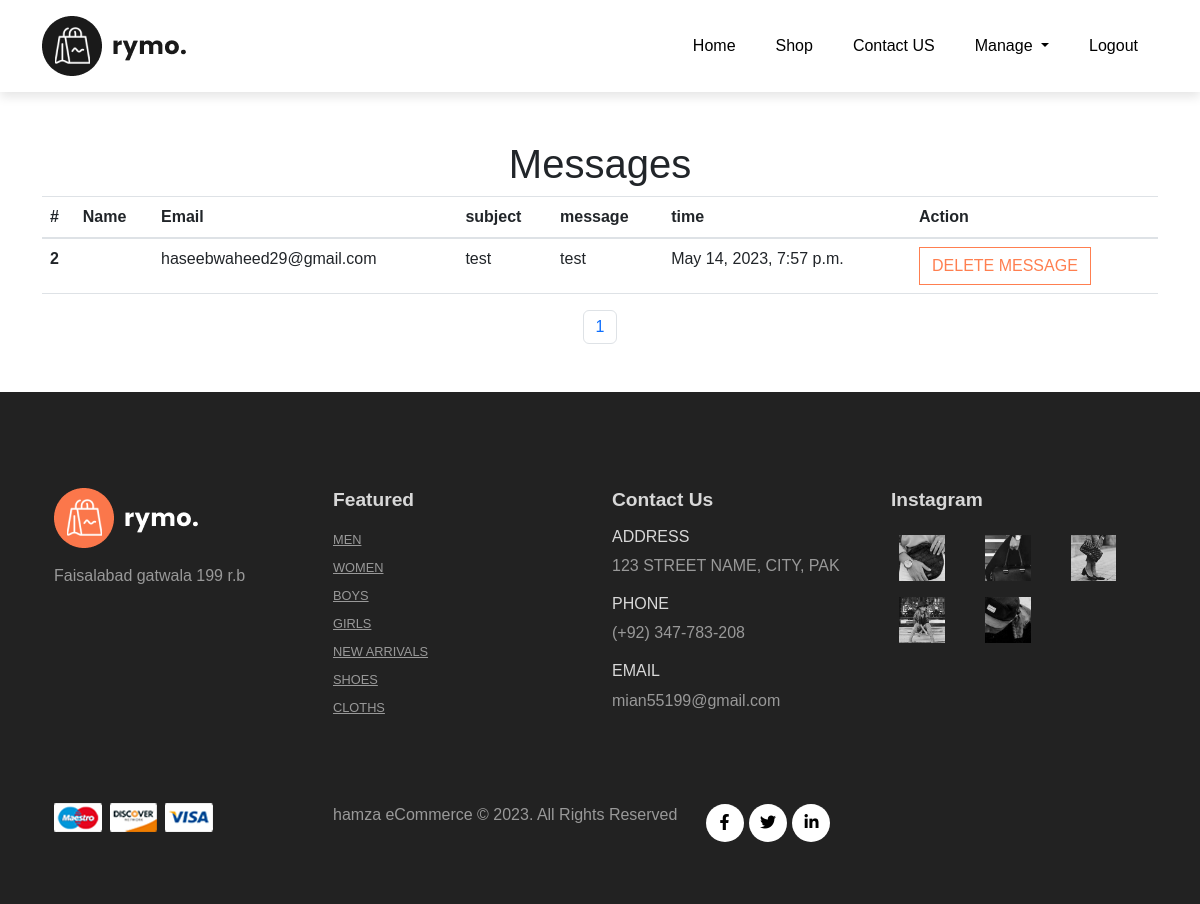
Page /contactUS (signed in) on the committed database.
### home/models.py (models this page shows)
class contact_message(models.Model):
    name = models.CharField(max_length=100)
    email = models.EmailField()
    subject = models.CharField(max_length=200)
    message = models.CharField(max_length=500)
    time = models.DateTimeField(default=datetime.datetime.now() , editable=False)

### home/views.py (the view)
# urls.py: path('contactUS', views.contactUS, name='contactUS'),
def contactUS(request):
    if request.user.is_authenticated:
        con = contact_message.objects.all()
        paginator = Paginator(con, 10)
        page_number = request.GET.get('page')
        page_obj = paginator.get_page(page_number)
        nums = 'a' * page_obj.paginator.num_pages
        return render(request, 'contact.html', {'page_obj': page_obj,'nums': nums})
    else:
        messages.info(request, 'Please login first')
        return redirect('login')

### home/templates/contact.html (shortened to what this page needs)
{% extends 'home.html'%}
{% load static %}
{% block bootstrap %}
<link href="https://cdn.jsdelivr.net/npm/bootstrap@5.2.0/dist/css/bootstrap.min.css" rel="stylesheet">
{% endblock bootstrap %}
{% block content %}
<div class="container">
    <div class="row mt-5 justify-content-between ">
        <div class="container">
            <div class="row">
                <h1 class="h1 text-center">Messages</h1>
            </div>
        </div>
    </div>
  <div >
    <table class="table">
        <thead>
          <tr>
            <th scope="col">#</th>
            <th scope="col">Name</th>
            <th scope="col">Email</th>
            <th scope="col">subject</th>
            <th scope="col">message</th>
            <th scope="col">time</th>
            <th>Action</th>
          </tr>
        </thead>
        <tbody>
          {% for user in page_obj %}
          <tr>
            <th scope="row">{{ user.id }}</th>
            <td>{{ user.username }} </td>
            <td>{{ user.email }}</td>
            <td>{{ user.subject }}</td>
            <td>{{ user.message }}</td>
            <td>{{ user.time }}</td>
            <td>
              <a href="delete_mess/{{ user.id }}"><button class="btn action_btn">Delete Message</button></a>
            </td>
          </tr>
          {% endfor %}
        </tbody>
      </table>
  </div>
</div>
<nav aria-label="Page navigation example">
  <ul class="pagination justify-content-center">
    {% for i in page_obj.paginator.page_range %}
    {% if i > page_obj.number|add:'-2' and i < page_obj.number|add:'2' %}
    <li class="page-item">
      <a class="page-link" href="?page={{ i }}">{{ i }}</a>
    </li>
    {% endif %}
    {% endfor %}
  </ul>
</nav>
{% endblock content %}

### home/static/style.css (style rules this page uses)
* { margin: 0; padding: 0; box-sizing: border-box; }
html { scroll-behavior: smooth; }
body { font-family: "Poppins", sans-serif; }
h1 { font-size: 2.5rem; font-weight: 700; }
button { font-size: 0.8rem; font-weight: 700; outline: none; border: none; background-color: #1d1d1d; color: aliceblue; padding: 13px 30px; text-transform: uppercase; transition: 0.3s ease; }
.action_btn { border: 1px solid coral; border-radius: 0%; color: coral; }

### rows in the picture
contact_message: id "2", email "haseebwaheed29@gmail.com", subject "test", message "test", time "May 14, 2023, 7:57 p.m."

### other values in the picture
{{ i }} "1"
